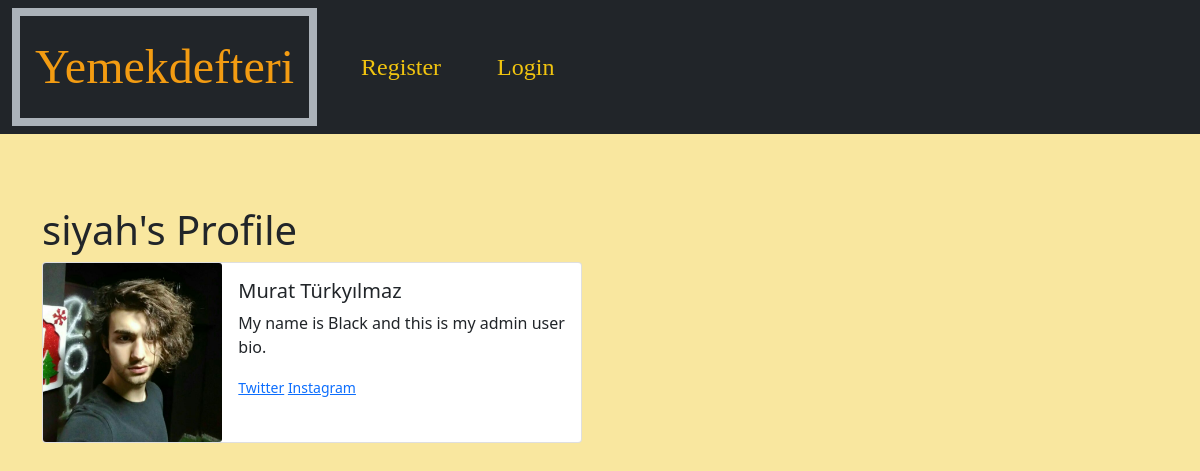
The page /members/1/profile/ on the database as committed earlier.
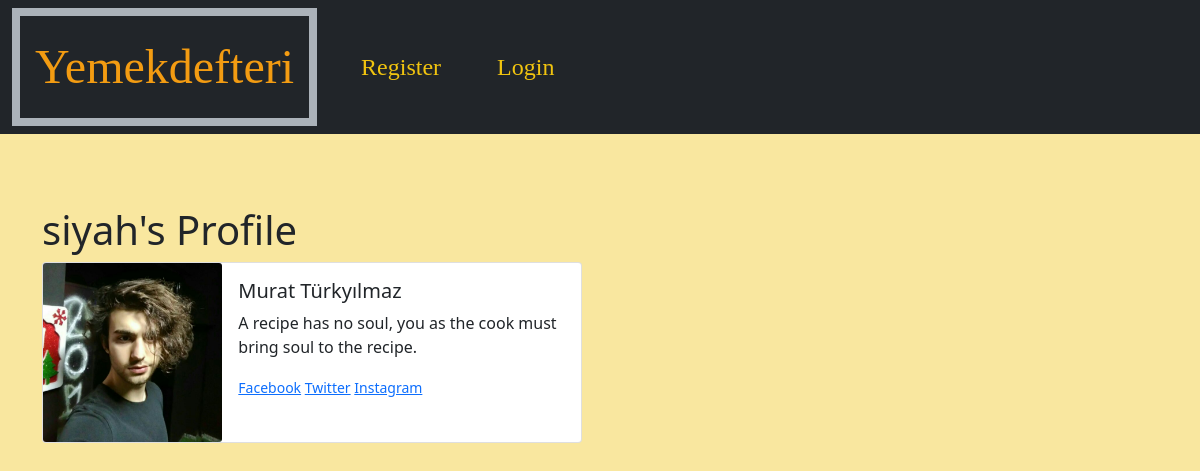
The same page on the database as committed later.
### theblog/models.py (models this page shows, shortened)
class Profile(models.Model):
	user = models.OneToOneField(User, null=True, on_delete=models.CASCADE)
	bio = models.TextField()
	profile_pic = models.ImageField(null=True, blank=True, upload_to="images/profile")
	instagram_url = models.CharField(max_length=100, blank=True, null=True)
	facebook_url = models.CharField(max_length=100, blank=True, null=True)
	twitter_url = models.CharField(max_length=100, blank=True, null=True)

### members/views.py (the view)
# urls.py: path('<int:pk>/profile/', ShowProfilePageView.as_view(), name='show_profile_page'),
class ShowProfilePageView(DetailView):
    model = Profile
    template_name ='registration/user_profile.html'
    def get_context_data(self, *args, **kwargs):
        users = Profile.objects.all()
        context = super(ShowProfilePageView, self).get_context_data(*args, **kwargs)
        page_user = get_object_or_404(Profile, id=self.kwargs['pk'])
        context["page_user"] = page_user
        return context

### members/templates/registration/user_profile.html
{% extends 'theblog/base.html'  %}
{%block content%}
{% load static %}
<h1>{{ page_user.user.username}}'s Profile </h1>
<div class="card mb-3" style="max-width: 540px;">
  <div class="row g-0">
    <div class="col-md-4">
    {% if page_user.user.profile.profile_pic %}
		<img src= "{{page_user.user.profile.profile_pic.url}}" class="card-img">
		{% else %}
		<img src="{% static 'theblog/images/default_profile_pic.png' %}" class="card-img">
		{% endif %}
    </div>
    <div class="col-md-8">
      <div class="card-body">
        <h5 class="card-title"> {{ page_user.user.first_name}} {{ page_user.user.last_name}}</h5>
        <p class="card-text">{{ page_user.user.profile.bio }}</p>
        <p class="card-text"><small class="text-muted">
		{% if page_user.user.profile.facebook_url %}
 		 <a href = "{{user.profile.facebook_url}}">
 		 Facebook</a>
 		{% endif %}
 		{% if page_user.user.profile.twitter_url %}
 		 <a href = "{{user.profile.twitter_url}}">
 		 Twitter</a>
 		{% endif %}
 		{% if page_user.user.profile.instagram_url %}
 		 <a href = "{{user.profile.instagram_url}}">
 		 Instagram</a>
 		{% endif %}
        </small></p>
      </div>
    </div>
  </div>
</div>
{% endblock%}

### theblog/templates/theblog/base.html (shortened to what this page needs)
<!doctype html>
<html lang="en">
  <head>
    <link href= "https://cdn.jsdelivr.net/npm/bootstrap@5.0.0-beta1/dist/css/bootstrap.min.css" rel="stylesheet">
  </head>
  <body>
  <nav class="navbar navbar-expand-lg navbar-dark bg-dark">
  <div class="container-fluid">
    <a class="navbar-brand" href="{%url 'theblog:home'%}"style="color:#f39c12; font-family: verdana;font-size: 300%;border: 8px solid #abb2b9;padding:15px;">Yemekdefteri</a>
      <ul class="navbar-nav me-auto mb-2 mb-lg-0">
        {% if user.is_authenticated %}
         <li class="nav-item">
          <a class="nav-link" href="{% url 'theblog:add-recipie'%}"style="color:#f1c40f;font-family: verdana;font-size: 150%;margin: 20px;">Add a new Recipe</a>
        </li>
        <li class="nav-item dropdown">
          <a class="nav-link dropdown-toggle" href="#" id="navbarDropdown" role="button" data-bs-toggle="dropdown" aria-expanded="false"style="color:#f1c40f;font-family: verdana;font-size: 150%;margin: 20px;">
            Profile
          </a>
          <ul class="dropdown-menu" aria-labelledby="navbarDropdown">
            <li>
              <a class="dropdown-item" href="{% url 'edit_profile' %}"style="color:  #d35400  ;font-family: verdana;">Edit User Info</a>
              {%  if user.profile.id %}
              <a class="dropdown-item" href = "{% url 'edit_profile_page' user.profile.id%}"style="color:  #d35400  ;font-family: verdana;">Edit Profile Page </a>
              <a class="dropdown-item" href = "{% url 'show_profile_page' user.profile.id %}"style="color:  #d35400  ;font-family: verdana;">Show Profile Page </a>
                {% else %}
                 <a class="dropdown-item" href = "{% url 'create_profile_page' %}"style="color:  #d35400  ;font-family: verdana;">Create Profile Page </a>
                {% endif %}
            </li>
          </ul>
        </li>
        <li class="nav-item">
          <a class="nav-link" href="{% url 'logout' %}"style="color:#f1c40f;"><button style="background-color:  #f1c40f ;font-family: verdana;font-size: 150%;margin: 20px;"button">Logout</button>
          </a>
        </li>
        {% else %}
          <li class="nav-item">
          <a class="nav-link" href="{% url 'register' %}"style="color:#f1c40f;font-family: verdana;font-size: 150%;margin: 20px;">Register</a>
        </li>
        <li class="nav-item">
          <a class="nav-link" href="{% url 'login' %}"style="color:#f1c40f;font-family: verdana;font-size: 150%;margin: 20px;">Login</a>
        </li>
        {% endif %}
      </ul>
    </div>
</nav>
<div class="container">
    {%block content%}
    {% endblock%}
   </div>
  </body>
</html>

### theblog/templates/theblog/base.html (style rules this page uses)
body { background-color: #f9e79f; }

Rows that differ between the two databases and show on the page:
changed Profile "siyah": user.profile.bio "My name is Black and this is my admin user bio." → "A recipe has no soul, you as the cook must bring soul to the recipe."
Other text that changed with them:
text now shown: "Facebook"
